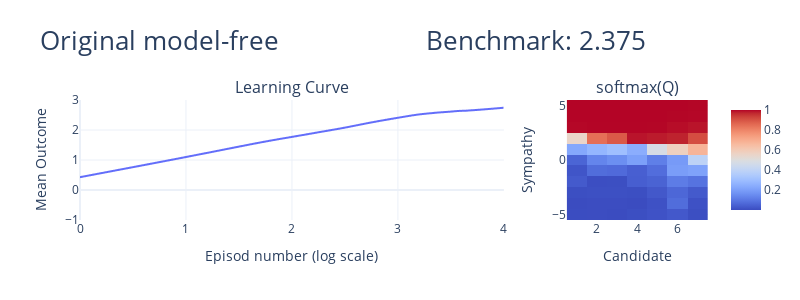

Notebook code for this chart:
### Markdown cell above
# Original model

for comparison

### Code cell
def init_Q(sympathy_range, n_candidates, mean=0, std=0.2, random = np.random.default_rng(None)):
    Q = random.normal(mean, std, (sympathy_range, n_candidates, len(Action))) 
    #Q[:5, :6, Action.CHOOSE.value]-=10
    return Q

agent, outcomes = learn_Simbad_learn(10000, *init_environment_and_agent(n_candidates=7, sympathy_range=11, random_seed=42,
                               alpha=0.1, gamma=0.65))
plot_learning_curve(outcomes, points=False, logx=True, q=agent.Q, title="Original model-free")

### Figure 1 — Plotly figure (JSON) as saved in the notebook; plotly's stock layout.template omitted (floating-point values rounded to 4 significant figures; data arrays with more than 128 entries replaced by an {"elided": "..."} marker saying what was removed)
{"data": [{"hovertemplate": "<b>LOWESS trendline</b><br><br>Episod number (log scale)=%{x}<br>Mean reward=%{y} <b>(trend)</b><extra></extra>", "legendgroup": "", "marker": {"color": "#636efa", "symbol": "circle"}, "mode": "lines", "name": "", "showlegend": false, "type": "scattergl", "x": {"elided": "5000 float values"}, "xaxis": "x", "y": {"elided": "5000 float values"}, "yaxis": "y"}, {"colorscale": {"elided": "255x2 mixed values"}, "type": "heatmap", "x": [1, 2, 3, 4, 5, 6, 7], "xaxis": "x2", "y": [-5, -4, -3, -2, -1, 0, 1, 2, 3, 4, 5], "yaxis": "y2", "z": [[0.002933, 0.00451, 0.001762, 0.00755, 0.01564, 0.02953, 0.0072], [0.002139, 0.003816, 0.004622, 0.001827, 0.01291, 0.07689, 0.01433], [0.007034, 0.01023, 0.008995, 0.006904, 0.02791, 0.06284, 0.03225], [0.03277, 0.005002, 0.006882, 0.04215, 0.05373, 0.1133, 0.0916], [0.02207, 0.07663, 0.07082, 0.04577, 0.0779, 0.1977, 0.2112], [0.05803, 0.1356, 0.1589, 0.205, 0.1201, 0.1908, 0.3929], [0.2309, 0.2717, 0.3039, 0.2456, 0.4733, 0.577, 0.6767], [0.552, 0.844, 0.8875, 0.9859, 0.9801, 0.9736, 0.9106], [0.998, 0.9993, 0.9991, 0.9992, 0.9988, 0.9924, 0.9867], [1.0, 1.0, 1.0, 1.0, 0.9999, 0.9986, 0.9978], [1.0, 1.0, 1.0, 1.0, 1.0, 1.0, 0.9988]]}], "layout": {"annotations": [{"font": {"size": 16}, "showarrow": false, "text": "Learning Curve", "x": 0.3375, "xanchor": "center", "xref": "paper", "y": 1, "yanchor": "bottom", "yref": "paper"}, {"font": {"size": 16}, "showarrow": false, "text": "softmax(Q)", "x": 0.8875, "xanchor": "center", "xref": "paper", "y": 1, "yanchor": "bottom", "yref": "paper"}], "autosize": true, "height": 300, "title": {"font": {"size": 26}, "text": "Original model-free                     Benchmark: 2.375"}, "width": 800, "xaxis": {"anchor": "y", "domain": [0, 0.675], "title": {"text": "Episod number (log scale)"}}, "xaxis2": {"anchor": "y2", "domain": [0.775, 1], "title": {"text": "Candidate"}}, "yaxis": {"anchor": "x", "domain": [0, 1], "range": [-1, 3], "title": {"text": "Mean Outcome"}}, "yaxis2": {"anchor": "x2", "domain": [0, 1], "title": {"text": "Sympathy"}}}}
